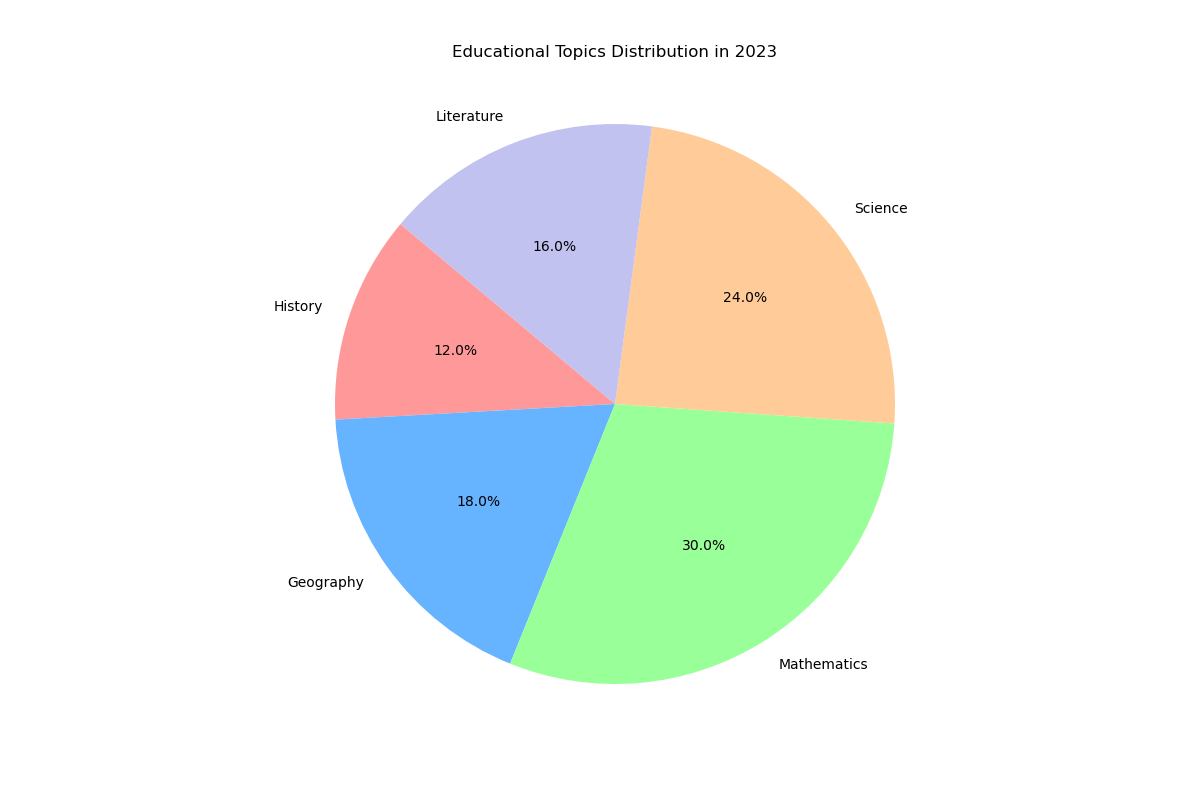

Reproduce this figure in Python.

import matplotlib.pyplot as plt

# Data to plot
labels = 'History', 'Geography', 'Mathematics', 'Science', 'Literature'
sizes = [120, 180, 300, 240, 160]
colors = ['#ff9999', '#66b3ff', '#99ff99', '#ffcc99', '#c2c2f0']

# Plot
plt.figure(figsize=(12, 8))
plt.pie(sizes, labels=labels, colors=colors, autopct='%1.1f%%', startangle=140)

plt.title('Educational Topics Distribution in 2023', y=1.05)
plt.axis('equal')
plt.show()
